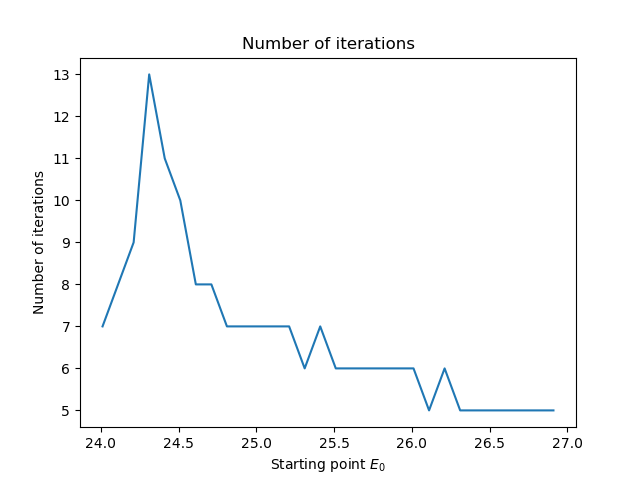

Recreate this plot in Python.
"""
Finding quantum eigenvalue in quantum well using bisection
Based on "A SURVEY OF COMPUTATIONAL PHYSICS", Python eBook Version
   by RH Landau, MJ Paez, and CC Bordeianu
   Copyright Princeton University Press, Princeton, 2011; Book  Copyright R Landau, 
   Oregon State Unv, MJ Paez, Univ Antioquia, C Bordeianu, Univ Bucharest, 2011.
   Support by National Science Foundation 
   
Lev Kaplan 2019
"""

from pylab import *
from math import *

# find eigenvalues of a quantum particle in a one-dimensional box 
# the potential is V(x)=V1 for |x|<a, V(x)=V2 for |x|>a 
# work in units hbar=1, 2m=1, a=1 

def f(E):     # f(E)=0 when E is eigenvalue 
    k = sqrt(E-V1)   # wave number inside well 
    r = sqrt(V2-E)   # decay constant outside well 
    return k*tan(k)-r


def bisect(E1,E2):
    tolerance = 1e-12  # bisect until bracket becomes this small
    while E2-E1 > tolerance:
        Enew=(E1+E2)/2    # midpoint of bracket
        if f(Enew)*f(E1) > 0:    # f(Enew) has same sign as f(E1)
            E1 = Enew
        else:
            E2 = Enew
    return E1

def newton(x):
    counter = 0
    eps = 1e-14
    dx = 1e-14
    while abs(f(x)) > eps:
        df = (f(x + dx/2) - f(x - dx/2))/ dx
        dx = - f(x)/df
        x += dx
        counter += 1
    #print('Number of iterrations:', counter)
    return x, counter

print('Machine precission:', np.finfo(float).eps)

V1 = 10.0  # bottom of well 
V2 = 70.0  # top of well
epsilon = 1e-8

print('Enengy:', newton(25.)[0])

E0 = []
E = []
I = []

for E_i in np.arange(24.01, 27.0, 0.1):
    E0.append(E_i)
    Ec, Ic = newton(E_i)
    E.append(Ec)
    I.append(Ic)

plot(E0, I)
title('Number of iterations')
xlabel(r'Starting point $E_0$')
ylabel('Number of iterations')
savefig('07_03.png')
show()




